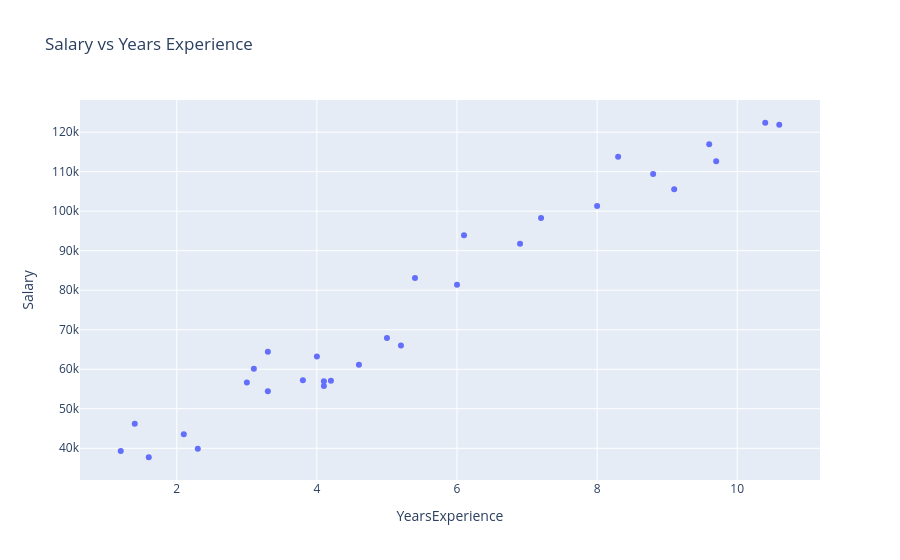
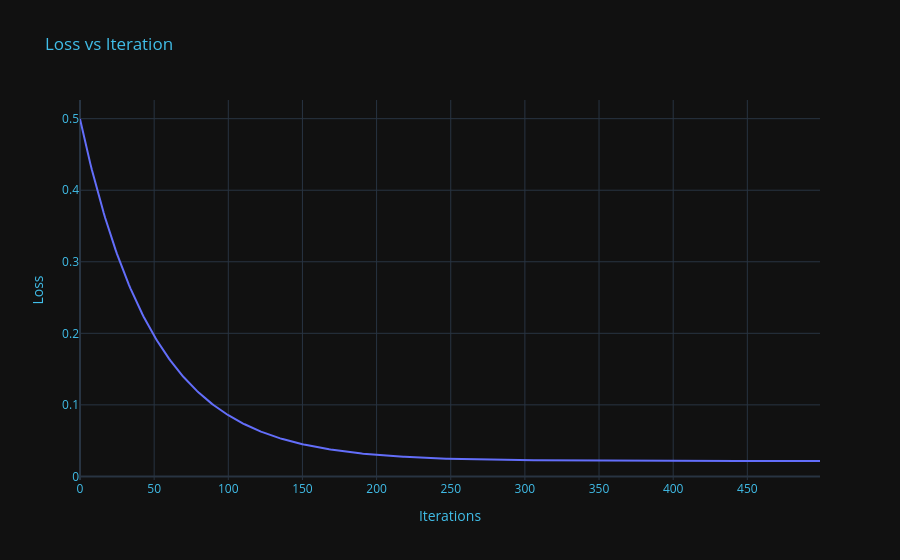
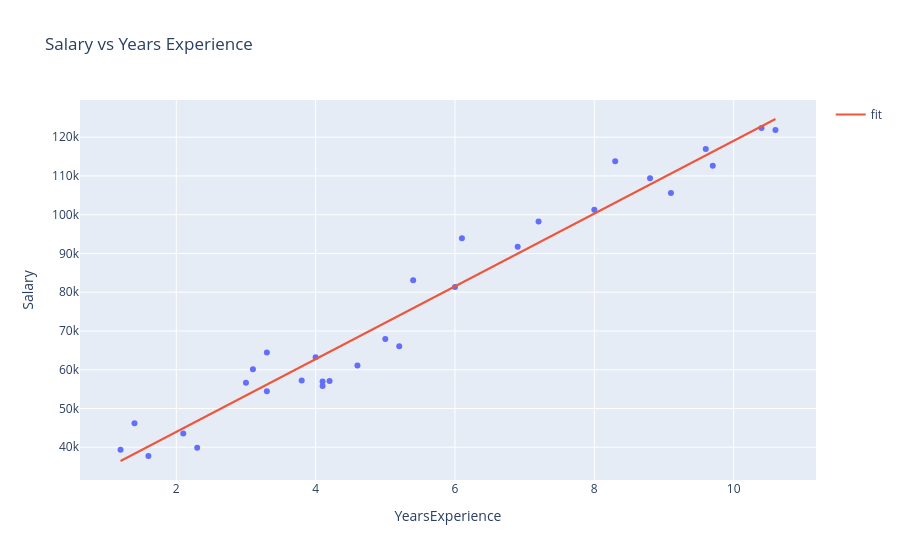

These figures' notebook cell, in order:
### Markdown cell above
# Linear Regression

Linear regression is used when there's a clear linear relationship between a dependent (output) target variable and an independent (input) variable. The result is a line of best fit that tries to get as close to as many points as possible.

---

## The Model

$$ f_{w,b}(x) = w \cdot x + b $$

Where each variable represents:

- $f_{w,b}(x)$: The predicted y value according to the given inputs
- $b$: The y-intercept (the bias)
- $w$: The slope of the line of best fit (the weight)
- $x$: The input value

---

## The Loss / Cost Function

To find the line of best fit we need to calculate the loss, which measures how far the line is from the actual results. The loss function used is Mean Squared Error (MSE), which measures the error by squaring the difference between the predicted and actual value of y. By summing all squared errors and dividing by $2m$ we get the average squared error of the line, telling us how wrong it is on average. The $\frac{1}{2}$ is a convenience factor, it cancels out cleanly when we take the derivative later. Our goal is to minimize this cost.

$$J(w,b) = \frac{1}{2m} \sum_{i=1}^{m} (f_{w,b}(x^{(i)}) - y^{(i)})^2$$

Where:

- $J(w,b)$: The cost
- $m$: The number of training examples
- $i$: Denotes which example we are on
- $x^{(i)}$: The $i$ th input value
- $y^{(i)}$: The $i$ th actual output value

---

## Gradient Descent

To minimize the cost we use gradient descent. We compute the partial derivatives of $J(w,b)$ with respect to $w$ and $b$, these tell us the slope of the cost function at the current values. Since the gradient points uphill, we subtract it from our parameters to move downhill toward the minimum. $\alpha$ is the learning rate, controlling how large each step is.

The update rules are:

$$w := w - \alpha \frac{\partial J(w,b)}{\partial w}$$

$$b := b - \alpha \frac{\partial J(w,b)}{\partial b}$$

Where the partial derivatives expand to:

$$\frac{\partial J(w,b)}{\partial w} = \frac{1}{m} \sum_{i=1}^{m} (f_{w,b}(x^{(i)}) - y^{(i)}) x^{(i)}$$

$$\frac{\partial J(w,b)}{\partial b} = \frac{1}{m} \sum_{i=1}^{m} (f_{w,b}(x^{(i)}) - y^{(i)})$$

Notice the derivative for $w$ has an extra $x^{(i)}$ term compared to $b$, which comes from the chain rule, since $w$ is multiplied by $x$ in the model.

---

### Code cell
import numpy as np
import pandas as pd
import plotly.express as px
from sklearn.linear_model import LinearRegression as lr
from sklearn.metrics import r2_score
import pickle

def standardize_x(x_new):
    return (x_new - np.mean(x_train)) / np.std(x_train)

def standardize_y(y_new):
    return (y_new - np.mean(y_train)) / np.std(y_train)

class LinearRegression:
    
    def __init__(self, learning_rate):
        self.learning_rate = learning_rate
        self.w = np.random.randn() * .01
        self.b = 0
    
    def predict(self, x_train):
        return x_train * self.w + self.b

    def loss(self, x_train, y_train):
        m = len(x_train)
        loss = (1/(2*m))* (np.sum((self.predict(x_train) - y_train)**2))
        return loss
    
    def gradient_descent(self, x_train, y_train):
        m = len(x_train)
        weight_partial = (1/m) * np.sum((self.predict(x_train)-y_train) * x_train)
        bias_partial = (1/m) * np.sum(self.predict(x_train)-y_train)
        
        self.w -= self.learning_rate * weight_partial
        self.b -= self.learning_rate * bias_partial
    
    def fit(self, x_train, y_train, epochs):
        losses = []
        
        for i in range(epochs):
            loss = self.loss(x_train, y_train)
            self.gradient_descent(x_train, y_train)
            losses.append(loss)
        
        fig = px.line(y=losses, title="Loss vs Iteration", template="plotly_dark")
        fig.update_layout(
            title_font_color="#41BEE9",
            xaxis=dict(color="#41BEE9", title="Iterations"),
            yaxis=dict(color="#41BEE9", title="Loss")
        )

        fig.show()
            
data = pd.read_csv('../data/Salary_dataset.csv')
test_datasets = {
    'Test Set 1': pd.DataFrame({
        'YearsExperience': [1.0, 1.8, 2.5, 3.5, 4.5, 5.5, 6.5, 7.5, 8.5, 9.0, 10.0, 11.0, 12.0],
        'Salary':          [41000, 38500, 55000, 52000, 71000, 69000, 79000, 102000, 95000, 118000, 108000, 125000, 142000]
    }),
    'Test Set 2': pd.DataFrame({ #contains outliers
        'YearsExperience': [1.0, 1.8, 2.5, 3.5, 4.5, 5.5, 6.5, 7.5, 8.5, 9.0, 10.0, 11.0, 12.0],
        'Salary':          [41000, 38500, 55000, 52000, 71000, 150000, 79000, 102000, 28000, 118000, 108000, 195000, 142000]
    }),
    'Test Set 3': pd.DataFrame({
        'YearsExperience': [1.5, 2.0, 3.0, 4.0, 5.0, 6.0, 7.0, 8.0, 9.5, 10.5, 11.5, 12.5, 13.0],
        'Salary':          [40000, 45000, 53000, 61000, 72000, 85000, 93000, 99000, 115000, 119000, 131000, 139000, 145000]
    }),
    'Test Set 4': pd.DataFrame({ #This one is non-linear
    'YearsExperience': [1.0, 1.8, 2.5, 3.5, 4.5, 5.5, 6.5, 7.5, 8.5, 9.0, 10.0, 11.0, 12.0],
    'Salary':          [90000, 85000, 88000, 40000, 42000, 38000, 92000, 95000, 41000, 88000, 44000, 91000, 39000]
})
}

x_train = data['YearsExperience']
y_train = data['Salary']

fig = px.scatter(data, x='YearsExperience', y='Salary', title="Salary vs Years Experience")
fig.show() #Plot out the points of the data

x_train_scaled= standardize_x(x_train)
y_train_scaled = standardize_y(y_train)


model = LinearRegression(.01)
model.fit(x_train_scaled, y_train_scaled, 500)

y_pred_scaled = model.predict(x_train_scaled)
y_pred = (y_pred_scaled * np.std(y_train)) + np.mean(y_train)
fig.add_scatter(x=data['YearsExperience'], y=y_pred, mode='lines', name='fit')
fig.show()

### Figure 1 — Plotly figure (JSON) as saved in the notebook; plotly's stock layout.template omitted (floating-point values rounded to 4 significant figures)
{"data": [{"hovertemplate": "YearsExperience=%{x}<br>Salary=%{y}<extra></extra>", "legendgroup": "", "marker": {"color": "#636efa", "symbol": "circle"}, "mode": "markers", "name": "", "orientation": "v", "showlegend": false, "type": "scatter", "x": [1.2, 1.4, 1.6, 2.1, 2.3, 3.0, 3.1, 3.3, 3.3, 3.8, 4.0, 4.1, 4.1, 4.2, 4.6, 5.0, 5.2, 5.4, 6.0, 6.1, 6.9, 7.2, 8.0, 8.3, 8.8, 9.1, 9.6, 9.7, 10.4, 10.6], "xaxis": "x", "y": [39340.0, 46210.0, 37730.0, 43530.0, 39890.0, 56640.0, 60150.0, 54450.0, 64450.0, 57190.0, 63220.0, 55800.0, 56960.0, 57080.0, 61110.0, 67940.0, 66030.0, 83090.0, 81360.0, 93940.0, 91740.0, 98270.0, 101300.0, 113800.0, 109400.0, 105600.0, 117000.0, 112600.0, 122400.0, 121900.0], "yaxis": "y"}], "layout": {"legend": {"tracegroupgap": 0}, "title": {"text": "Salary vs Years Experience"}, "xaxis": {"anchor": "y", "domain": [0, 1], "title": {"text": "YearsExperience"}}, "yaxis": {"anchor": "x", "domain": [0, 1], "title": {"text": "Salary"}}}}

### Figure 2 — Plotly figure (JSON) as saved in the notebook; plotly's stock layout.template omitted (floating-point values rounded to 4 significant figures; data arrays with more than 128 entries replaced by an {"elided": "..."} marker saying what was removed)
{"data": [{"hovertemplate": "x=%{x}<br>y=%{y}<extra></extra>", "legendgroup": "", "line": {"color": "#636efa", "dash": "solid"}, "marker": {"symbol": "circle"}, "mode": "lines", "name": "", "orientation": "v", "showlegend": false, "type": "scatter", "x": {"elided": "500 int values"}, "xaxis": "x", "y": {"elided": "500 float values"}, "yaxis": "y"}], "layout": {"legend": {"tracegroupgap": 0}, "title": {"font": {"color": "#41BEE9"}, "text": "Loss vs Iteration"}, "xaxis": {"anchor": "y", "color": "#41BEE9", "domain": [0, 1], "title": {"text": "Iterations"}}, "yaxis": {"anchor": "x", "color": "#41BEE9", "domain": [0, 1], "title": {"text": "Loss"}}}}

### Figure 3 — Plotly figure (JSON) as saved in the notebook; plotly's stock layout.template omitted (floating-point values rounded to 4 significant figures)
{"data": [{"hovertemplate": "YearsExperience=%{x}<br>Salary=%{y}<extra></extra>", "legendgroup": "", "marker": {"color": "#636efa", "symbol": "circle"}, "mode": "markers", "name": "", "orientation": "v", "showlegend": false, "type": "scatter", "x": [1.2, 1.4, 1.6, 2.1, 2.3, 3.0, 3.1, 3.3, 3.3, 3.8, 4.0, 4.1, 4.1, 4.2, 4.6, 5.0, 5.2, 5.4, 6.0, 6.1, 6.9, 7.2, 8.0, 8.3, 8.8, 9.1, 9.6, 9.7, 10.4, 10.6], "xaxis": "x", "y": [39340.0, 46210.0, 37730.0, 43530.0, 39890.0, 56640.0, 60150.0, 54450.0, 64450.0, 57190.0, 63220.0, 55800.0, 56960.0, 57080.0, 61110.0, 67940.0, 66030.0, 83090.0, 81360.0, 93940.0, 91740.0, 98270.0, 101300.0, 113800.0, 109400.0, 105600.0, 117000.0, 112600.0, 122400.0, 121900.0], "yaxis": "y"}, {"mode": "lines", "name": "fit", "type": "scatter", "x": [1.2, 1.4, 1.6, 2.1, 2.3, 3.0, 3.1, 3.3, 3.3, 3.8, 4.0, 4.1, 4.1, 4.2, 4.6, 5.0, 5.2, 5.4, 6.0, 6.1, 6.9, 7.2, 8.0, 8.3, 8.8, 9.1, 9.6, 9.7, 10.4, 10.6], "y": [36450.0, 38330.0, 40200.0, 44900.0, 46780.0, 53350.0, 54290.0, 56160.0, 56160.0, 60860.0, 62740.0, 63670.0, 63670.0, 64610.0, 68370.0, 72120.0, 74000.0, 75880.0, 81510.0, 82450.0, 89960.0, 92780.0, 100300.0, 103100.0, 107800.0, 110600.0, 115300.0, 116200.0, 122800.0, 124700.0]}], "layout": {"legend": {"tracegroupgap": 0}, "title": {"text": "Salary vs Years Experience"}, "xaxis": {"anchor": "y", "domain": [0, 1], "title": {"text": "YearsExperience"}}, "yaxis": {"anchor": "x", "domain": [0, 1], "title": {"text": "Salary"}}}}
